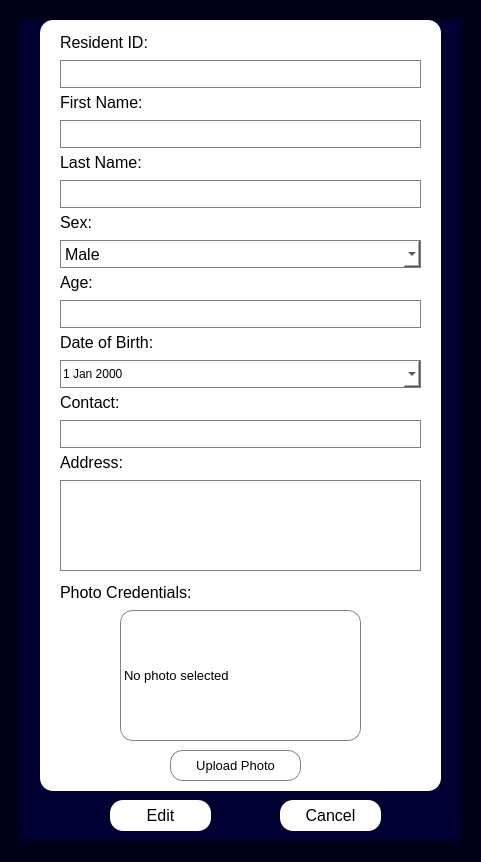
<?xml version="1.0" encoding="UTF-8"?>
<ui version="4.0">
 <class>editResidentDialog</class>
 <widget class="QDialog" name="editResidentDialog">
  <property name="geometry">
   <rect>
    <x>0</x>
    <y>0</y>
    <width>481</width>
    <height>862</height>
   </rect>
  </property>
  <property name="windowTitle">
   <string>Edit Resident</string>
  </property>
  <property name="styleSheet">
   <string notr="true">background-color: rgb(0, 0, 25);</string>
  </property>
  <widget class="QFrame" name="frame">
   <property name="geometry">
    <rect>
     <x>20</x>
     <y>20</y>
     <width>441</width>
     <height>821</height>
    </rect>
   </property>
   <property name="styleSheet">
    <string notr="true">background-color: rgb(0, 0, 50);</string>
   </property>
   <property name="frameShape">
    <enum>QFrame::StyledPanel</enum>
   </property>
   <property name="frameShadow">
    <enum>QFrame::Raised</enum>
   </property>
   <widget class="QPushButton" name="editresident_cancel_button">
    <property name="geometry">
     <rect>
      <x>260</x>
      <y>780</y>
      <width>101</width>
      <height>31</height>
     </rect>
    </property>
    <property name="font">
     <font>
      <pointsize>12</pointsize>
     </font>
    </property>
    <property name="styleSheet">
     <string notr="true">background-color: white;
border-radius: 13px;</string>
    </property>
    <property name="text">
     <string>Cancel</string>
    </property>
   </widget>
   <widget class="QPushButton" name="editresident_save_button">
    <property name="geometry">
     <rect>
      <x>90</x>
      <y>780</y>
      <width>101</width>
      <height>31</height>
     </rect>
    </property>
    <property name="font">
     <font>
      <pointsize>12</pointsize>
     </font>
    </property>
    <property name="styleSheet">
     <string notr="true">background-color: white;
border-radius: 13px;</string>
    </property>
    <property name="text">
     <string>Edit</string>
    </property>
   </widget>
   <widget class="QFrame" name="frame_2">
    <property name="geometry">
     <rect>
      <x>20</x>
      <y>0</y>
      <width>401</width>
      <height>771</height>
     </rect>
    </property>
    <property name="styleSheet">
     <string notr="true">background-color: white;
border-radius: 13px;</string>
    </property>
    <property name="frameShape">
     <enum>QFrame::StyledPanel</enum>
    </property>
    <property name="frameShadow">
     <enum>QFrame::Raised</enum>
    </property>
    <widget class="QLabel" name="label_resident_id">
     <property name="geometry">
      <rect>
       <x>20</x>
       <y>10</y>
       <width>141</width>
       <height>24</height>
      </rect>
     </property>
     <property name="font">
      <font>
       <pointsize>12</pointsize>
      </font>
     </property>
     <property name="styleSheet">
      <string notr="true">border: 0px</string>
     </property>
     <property name="text">
      <string>Resident ID:</string>
     </property>
    </widget>
    <widget class="QLineEdit" name="editresident_residentID_input">
     <property name="geometry">
      <rect>
       <x>20</x>
       <y>40</y>
       <width>361</width>
       <height>28</height>
      </rect>
     </property>
     <property name="font">
      <font>
       <pointsize>12</pointsize>
      </font>
     </property>
     <property name="styleSheet">
      <string notr="true">background-color: white;
border: 1px solid grey;
border-radius: 0px;</string>
     </property>
    </widget>
    <widget class="QLabel" name="label_first_name">
     <property name="geometry">
      <rect>
       <x>20</x>
       <y>70</y>
       <width>131</width>
       <height>24</height>
      </rect>
     </property>
     <property name="font">
      <font>
       <pointsize>12</pointsize>
      </font>
     </property>
     <property name="styleSheet">
      <string notr="true">border: 0px</string>
     </property>
     <property name="text">
      <string>First Name:</string>
     </property>
    </widget>
    <widget class="QLineEdit" name="editresident_firstname_input">
     <property name="geometry">
      <rect>
       <x>20</x>
       <y>100</y>
       <width>361</width>
       <height>28</height>
      </rect>
     </property>
     <property name="font">
      <font>
       <pointsize>12</pointsize>
      </font>
     </property>
     <property name="styleSheet">
      <string notr="true">background-color: white;
border: 1px solid grey;
border-radius: 0px;</string>
     </property>
    </widget>
    <widget class="QLabel" name="label_last_name">
     <property name="geometry">
      <rect>
       <x>20</x>
       <y>130</y>
       <width>131</width>
       <height>24</height>
      </rect>
     </property>
     <property name="font">
      <font>
       <pointsize>12</pointsize>
      </font>
     </property>
     <property name="styleSheet">
      <string notr="true">border: 0px</string>
     </property>
     <property name="text">
      <string>Last Name:</string>
     </property>
    </widget>
    <widget class="QLineEdit" name="editresident_lastname_input">
     <property name="geometry">
      <rect>
       <x>20</x>
       <y>160</y>
       <width>361</width>
       <height>28</height>
      </rect>
     </property>
     <property name="font">
      <font>
       <pointsize>12</pointsize>
      </font>
     </property>
     <property name="styleSheet">
      <string notr="true">background-color: white;
border: 1px solid grey;
border-radius: 0px;</string>
     </property>
    </widget>
    <widget class="QLabel" name="label_sex">
     <property name="geometry">
      <rect>
       <x>20</x>
       <y>190</y>
       <width>141</width>
       <height>24</height>
      </rect>
     </property>
     <property name="font">
      <font>
       <pointsize>12</pointsize>
      </font>
     </property>
     <property name="styleSheet">
      <string notr="true">border: 0px</string>
     </property>
     <property name="text">
      <string>Sex:</string>
     </property>
    </widget>
    <widget class="QComboBox" name="editresident_sex_input">
     <property name="geometry">
      <rect>
       <x>20</x>
       <y>220</y>
       <width>361</width>
       <height>28</height>
      </rect>
     </property>
     <property name="font">
      <font>
       <pointsize>12</pointsize>
      </font>
     </property>
     <property name="styleSheet">
      <string notr="true">background-color: white;
border: 1px solid grey;
border-radius: 0px;</string>
     </property>
     <item>
      <property name="text">
       <string>Male</string>
      </property>
     </item>
     <item>
      <property name="text">
       <string>Female</string>
      </property>
     </item>
    </widget>
    <widget class="QLabel" name="label_contact_3">
     <property name="geometry">
      <rect>
       <x>20</x>
       <y>250</y>
       <width>131</width>
       <height>24</height>
      </rect>
     </property>
     <property name="font">
      <font>
       <pointsize>12</pointsize>
      </font>
     </property>
     <property name="styleSheet">
      <string notr="true">border: 0px</string>
     </property>
     <property name="text">
      <string>Age:</string>
     </property>
    </widget>
    <widget class="QLabel" name="label_dob">
     <property name="geometry">
      <rect>
       <x>20</x>
       <y>310</y>
       <width>121</width>
       <height>24</height>
      </rect>
     </property>
     <property name="font">
      <font>
       <pointsize>12</pointsize>
      </font>
     </property>
     <property name="styleSheet">
      <string notr="true">border: 0px</string>
     </property>
     <property name="text">
      <string>Date of Birth:</string>
     </property>
    </widget>
    <widget class="QLineEdit" name="editresident_age_input">
     <property name="geometry">
      <rect>
       <x>20</x>
       <y>280</y>
       <width>361</width>
       <height>28</height>
      </rect>
     </property>
     <property name="font">
      <font>
       <pointsize>12</pointsize>
      </font>
     </property>
     <property name="styleSheet">
      <string notr="true">background-color: white;
border: 1px solid grey;
border-radius: 0px;</string>
     </property>
    </widget>
    <widget class="QLabel" name="label_contact">
     <property name="geometry">
      <rect>
       <x>20</x>
       <y>370</y>
       <width>141</width>
       <height>24</height>
      </rect>
     </property>
     <property name="font">
      <font>
       <pointsize>12</pointsize>
      </font>
     </property>
     <property name="styleSheet">
      <string notr="true">border: 0px</string>
     </property>
     <property name="text">
      <string>Contact:</string>
     </property>
    </widget>
    <widget class="QDateEdit" name="editresident_dob_input">
     <property name="geometry">
      <rect>
       <x>20</x>
       <y>340</y>
       <width>361</width>
       <height>28</height>
      </rect>
     </property>
     <property name="font">
      <font>
       <pointsize>-1</pointsize>
      </font>
     </property>
     <property name="styleSheet">
      <string notr="true">background-color: white;
font-size: 12px;
border: 1px solid grey;
border-radius: 0px;</string>
     </property>
     <property name="calendarPopup">
      <bool>true</bool>
     </property>
    </widget>
    <widget class="QLineEdit" name="editresident_contact_input">
     <property name="geometry">
      <rect>
       <x>20</x>
       <y>400</y>
       <width>361</width>
       <height>28</height>
      </rect>
     </property>
     <property name="font">
      <font>
       <pointsize>12</pointsize>
      </font>
     </property>
     <property name="styleSheet">
      <string notr="true">background-color: white;
border: 1px solid grey;
border-radius: 0px;</string>
     </property>
    </widget>
    <widget class="QLabel" name="label_address">
     <property name="geometry">
      <rect>
       <x>20</x>
       <y>430</y>
       <width>161</width>
       <height>24</height>
      </rect>
     </property>
     <property name="font">
      <font>
       <pointsize>12</pointsize>
      </font>
     </property>
     <property name="styleSheet">
      <string notr="true">border: 0px</string>
     </property>
     <property name="text">
      <string>Address:</string>
     </property>
    </widget>
    <widget class="QTextEdit" name="editresident_address_input">
     <property name="geometry">
      <rect>
       <x>20</x>
       <y>460</y>
       <width>361</width>
       <height>91</height>
      </rect>
     </property>
     <property name="font">
      <font>
       <pointsize>12</pointsize>
      </font>
     </property>
     <property name="styleSheet">
      <string notr="true">background-color: white;
border: 1px solid grey;
border-radius: 0px;</string>
     </property>
    </widget>
    <widget class="QLabel" name="label_contact_2">
     <property name="geometry">
      <rect>
       <x>20</x>
       <y>560</y>
       <width>201</width>
       <height>24</height>
      </rect>
     </property>
     <property name="font">
      <font>
       <pointsize>12</pointsize>
      </font>
     </property>
     <property name="styleSheet">
      <string notr="true">border: 0px</string>
     </property>
     <property name="text">
      <string>Photo Credentials:</string>
     </property>
    </widget>
    <widget class="QPushButton" name="editresident_upload_button">
     <property name="geometry">
      <rect>
       <x>130</x>
       <y>730</y>
       <width>131</width>
       <height>31</height>
      </rect>
     </property>
     <property name="font">
      <font>
       <pointsize>10</pointsize>
      </font>
     </property>
     <property name="styleSheet">
      <string notr="true">background-color: white;
border: 1px solid grey;
border-radius: 13px;</string>
     </property>
     <property name="text">
      <string>Upload Photo</string>
     </property>
    </widget>
    <widget class="QLabel" name="editresident_photo_label">
     <property name="geometry">
      <rect>
       <x>80</x>
       <y>590</y>
       <width>241</width>
       <height>131</height>
      </rect>
     </property>
     <property name="minimumSize">
      <size>
       <width>100</width>
       <height>100</height>
      </size>
     </property>
     <property name="font">
      <font>
       <pointsize>10</pointsize>
      </font>
     </property>
     <property name="styleSheet">
      <string notr="true">background-color: white;
border: 1px solid grey;
border-radius: 13px;</string>
     </property>
     <property name="text">
      <string>No photo selected</string>
     </property>
     <property name="scaledContents">
      <bool>true</bool>
     </property>
    </widget>
   </widget>
  </widget>
 </widget>
 <resources/>
 <connections/>
</ui>
